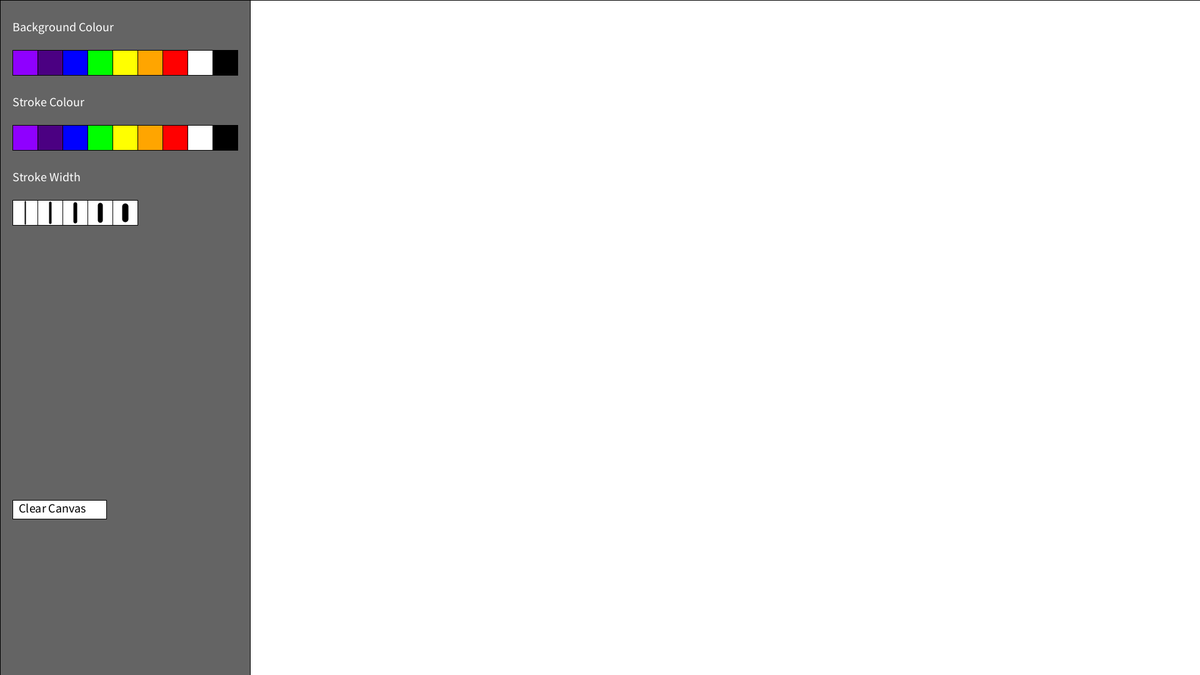
Frame 1 (no input)
Frame 60 (the mouse pressed at the canvas centre just before this capture): identical to frame 1, image omitted
Frame 120 (the mouse held since frame 60 and released just before this capture): identical to frame 1, image omitted

The Processing sketch that drew this single still picture (run headless with seeded random() and noise(); from frame 60 on, the mouse is pressed at the canvas centre):

// Processing sketch: Drawing_Pad
// ── Drawing_Pad.pde
void setup()
{
  size(1920, 1080);
  background(0);
  fill(100);
  rect(0, 0, 400, 1080);
  fill(255);
  rect(400, 0, 1520, 1080);
  textSize(20);
  fill(255);
  text("Background Colour", 20, 50);
  textSize(20);
  fill(255);
  text("Stroke Colour", 20, 170);
  textSize(20);
  fill(255);
  text("Stroke Width", 20, 290);
  fill(255);
  rect(20, 800, 150, 30);
  textSize(20);
  fill(0);
  text("Clear Canvas", 30, 820);
  for (int i=0; i<=4; i++)
  {
    
    fill(255);
    square(40*(i+1)-20, 320, 40);
    strokeWeight(2*(i+1));
    fill(0);
    line(40*(i+1), 320+(2*(i+1)),40*(i+1),360-(2*(i+1)));
    strokeWeight(1);
  }
  for (int i=0; i<=8; i++)
  {
    if (i==0)
      bg=#8F00FF;
    if (i==1)
      bg=#4B0082;
    if (i==2)
      bg=#0000FF;
    if (i==3)
      bg=#00FF00;
    if (i==4)
      bg=#FFFF00;
    if (i==5)
      bg=#FFA500;
    if (i==6)
      bg=#FF0000;
    if (i==7)
      bg=255;
    if (i==8)
      bg=0;
    fill(bg);
    square(40*(i+1)-20, 80, 40);
    fill(bg);
    square(40*(i+1)-20, 200, 40);
  }
}
int x=255, bg, j, k, l, y=0, z=2;
void draw()
{
  if (mouseX<=400)
  {
    if (mousePressed==true)
    {
      if ((mouseX>19)&&(mouseX<171)&&(mouseY>=800)&&(mouseY<=830))
      { 
        fill(x);
        rect(400, 0, 1520, 1080);
      } else if ((mouseX>=20)&&(mouseX<=220)&&(mouseY>=320)&&(mouseY<=360))
      {
        for (l=0; l<=4; l++)
        {
          if ((mouseX>=40*(l+1)-20)&&(mouseX<=40*(l+2)-20))
          {
            z=2*(l+1);
          }
        }
      } else if ((mouseX>=20)&&(mouseX<=380)&&(mouseY>=80)&&(mouseY<=120))
      {
        for ( j=0; j<=8; j++)
        { 
          if ((mouseX>=40*(j+1)-20)&&(mouseX<=40*(j+2)-20))
          {
            break;
          }
        }
        if (j==0)
          x=#8F00FF;
        if (j==1)
          x=#4B0082;
        if (j==2)
          x=#0000FF;
        if (j==3)
          x=#00FF00;
        if (j==4)
          x=#FFFF00;
        if (j==5)
          x=#FFA500;
        if (j==6)
          x=#FF0000;
        if (j==7)
          x=255;
        if (j==8)
          x=0;
        fill(x);
        rect(400, 0, 1520, 1080);
      } else if ((mouseX>=20)&&(mouseX<=380)&&(mouseY>=200)&&(mouseY<=240))
      {
        for ( k=0; k<=8; k++)
        { 
          if ((mouseX>=40*(k+1)-20)&&(mouseX<=40*(k+2)-20))
          {
            break;
          }
        }
        if (k==0)
          y=#8F00FF;
        if (k==1)
          y=#4B0082;
        if (k==2)
          y=#0000FF;
        if (k==3)
          y=#00FF00;
        if (k==4)
          y=#FFFF00;
        if (k==5)
          y=#FFA500;
        if (k==6)
          y=#FF0000;
        if (k==7)
          y=255;
        if (k==8)
          y=0;
      }
    }
  }
}
void mouseDragged()
{
  if (mouseX>400)
  {
    strokeWeight(z);
    stroke(y);
    line(pmouseX, pmouseY, mouseX, mouseY);
  }
}
